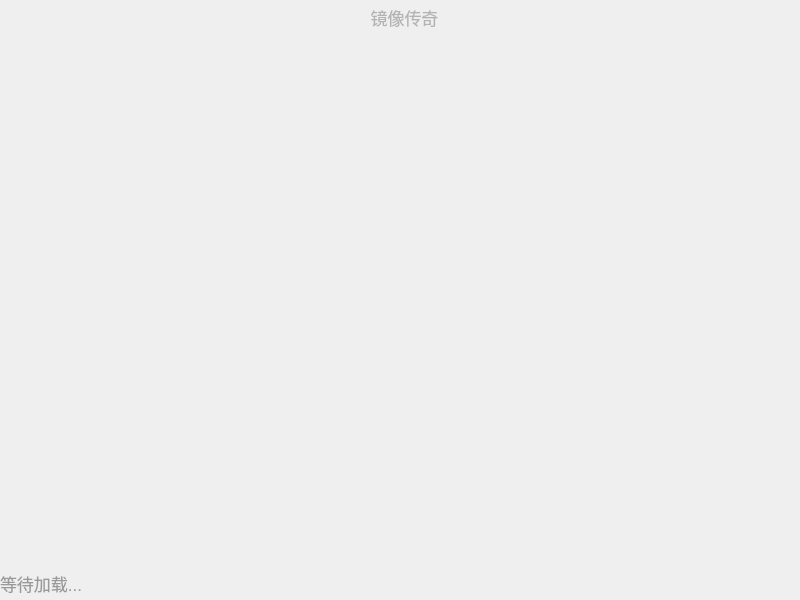
<?xml version="1.0" encoding="UTF-8"?>
<ui version="4.0">
 <class>login_main</class>
 <widget class="QWidget" name="login_main">
  <property name="enabled">
   <bool>true</bool>
  </property>
  <property name="geometry">
   <rect>
    <x>0</x>
    <y>0</y>
    <width>800</width>
    <height>600</height>
   </rect>
  </property>
  <property name="windowTitle">
   <string>mirror</string>
  </property>
  <widget class="QLabel" name="lbl_bk">
   <property name="enabled">
    <bool>true</bool>
   </property>
   <property name="geometry">
    <rect>
     <x>0</x>
     <y>0</y>
     <width>800</width>
     <height>600</height>
    </rect>
   </property>
   <property name="text">
    <string/>
   </property>
   <property name="pixmap">
    <pixmap resource="mirror.qrc">:/ui/Resources/ui/l_1.png</pixmap>
   </property>
  </widget>
  <widget class="QLabel" name="lbl_mirror">
   <property name="geometry">
    <rect>
     <x>354</x>
     <y>7</y>
     <width>101</width>
     <height>20</height>
    </rect>
   </property>
   <property name="font">
    <font>
     <family>Arial</family>
     <pointsize>13</pointsize>
    </font>
   </property>
   <property name="styleSheet">
    <string notr="true">color: rgb(179, 179, 179);</string>
   </property>
   <property name="text">
    <string>镜像传奇</string>
   </property>
   <property name="alignment">
    <set>Qt::AlignCenter</set>
   </property>
  </widget>
  <widget class="QPushButton" name="btn_1_select">
   <property name="enabled">
    <bool>true</bool>
   </property>
   <property name="geometry">
    <rect>
     <x>133</x>
     <y>454</y>
     <width>80</width>
     <height>34</height>
    </rect>
   </property>
   <property name="styleSheet">
    <string notr="true">QPushButton{
    border:none;
    border-image: url(:/ui/Resources/ui/l_s_1.png);
}
QPushButton:hover{
    border-image: url(:/ui/Resources/ui/l_s_2.png);
}
QPushButton:pressed {
	border-image: url(:/ui/Resources/ui/l_s_3.png);
} 
QPushButton:disabled {
	border-image: url(:/ui/Resources/ui/l_s_4.png);
} </string>
   </property>
   <property name="text">
    <string/>
   </property>
   <property name="iconSize">
    <size>
     <width>100</width>
     <height>100</height>
    </size>
   </property>
  </widget>
  <widget class="QPushButton" name="btn_start">
   <property name="geometry">
    <rect>
     <x>384</x>
     <y>457</y>
     <width>45</width>
     <height>22</height>
    </rect>
   </property>
   <property name="styleSheet">
    <string notr="true">QPushButton{
    border:none;
	border-image: url(:/ui/Resources/ui/l_st_1.png);
}
QPushButton:hover {
	border-image: url(:/ui/Resources/ui/l_st_2.png);
} 
QPushButton:pressed {
	border-image: url(:/ui/Resources/ui/l_st_2.png);
} </string>
   </property>
   <property name="text">
    <string/>
   </property>
  </widget>
  <widget class="QPushButton" name="btn_create">
   <property name="geometry">
    <rect>
     <x>348</x>
     <y>486</y>
     <width>116</width>
     <height>21</height>
    </rect>
   </property>
   <property name="styleSheet">
    <string notr="true">QPushButton{
    border:none;
	background-image: url(:/ui/Resources/ui/l_c_1.png);
}
QPushButton:hover {
	background-image: url(:/ui/Resources/ui/l_c_2.png);
} 
QPushButton:pressed {
	background-image: url(:/ui/Resources/ui/l_c_2.png);
} </string>
   </property>
   <property name="text">
    <string/>
   </property>
  </widget>
  <widget class="QPushButton" name="btn_delect">
   <property name="geometry">
    <rect>
     <x>348</x>
     <y>506</y>
     <width>116</width>
     <height>21</height>
    </rect>
   </property>
   <property name="styleSheet">
    <string notr="true">QPushButton{
    border:none;
	background-image: url(:/ui/Resources/ui/l_d_1.png);
}
QPushButton:hover {
	background-image: url(:/ui/Resources/ui/l_d_2.png);
} 
QPushButton:pressed {
	background-image: url(:/ui/Resources/ui/l_d_2.png);
} </string>
   </property>
   <property name="text">
    <string/>
   </property>
  </widget>
  <widget class="QPushButton" name="btn_recover">
   <property name="geometry">
    <rect>
     <x>348</x>
     <y>526</y>
     <width>116</width>
     <height>21</height>
    </rect>
   </property>
   <property name="styleSheet">
    <string notr="true">QPushButton{
    border:none;
	background-image: url(:/ui/Resources/ui/l_r_1.png);
}
QPushButton:hover {
	background-image: url(:/ui/Resources/ui/l_r_2.png);
} 
QPushButton:pressed {
	background-image: url(:/ui/Resources/ui/l_r_2.png);
} </string>
   </property>
   <property name="text">
    <string/>
   </property>
  </widget>
  <widget class="QPushButton" name="btn_quit">
   <property name="geometry">
    <rect>
     <x>380</x>
     <y>547</y>
     <width>55</width>
     <height>21</height>
    </rect>
   </property>
   <property name="styleSheet">
    <string notr="true">QPushButton{
    border:none;
	background-image: url(:/ui/Resources/ui/l_q_1.png);
}
QPushButton:hover {
	background-image: url(:/ui/Resources/ui/l_q_2.png);
} 
QPushButton:pressed {
	background-image: url(:/ui/Resources/ui/l_q_2.png);
} </string>
   </property>
   <property name="text">
    <string/>
   </property>
  </widget>
  <widget class="QPushButton" name="btn_2_select">
   <property name="enabled">
    <bool>false</bool>
   </property>
   <property name="geometry">
    <rect>
     <x>682</x>
     <y>454</y>
     <width>80</width>
     <height>34</height>
    </rect>
   </property>
   <property name="styleSheet">
    <string notr="true">QPushButton{
    border:none;
    border-image: url(:/ui/Resources/ui/l_s_1.png);
}
QPushButton:hover{
    border-image: url(:/ui/Resources/ui/l_s_2.png);
}
QPushButton:pressed {
	border-image: url(:/ui/Resources/ui/l_s_3.png);
} 
QPushButton:disabled {
	border-image: url(:/ui/Resources/ui/l_s_4.png);
} </string>
   </property>
   <property name="text">
    <string/>
   </property>
   <property name="iconSize">
    <size>
     <width>100</width>
     <height>50</height>
    </size>
   </property>
  </widget>
  <widget class="QLabel" name="lbl_1_name">
   <property name="geometry">
    <rect>
     <x>120</x>
     <y>490</y>
     <width>91</width>
     <height>16</height>
    </rect>
   </property>
   <property name="styleSheet">
    <string notr="true">color: rgb(255, 255, 255);</string>
   </property>
   <property name="text">
    <string/>
   </property>
  </widget>
  <widget class="QLabel" name="lbl_1_level">
   <property name="geometry">
    <rect>
     <x>120</x>
     <y>520</y>
     <width>41</width>
     <height>16</height>
    </rect>
   </property>
   <property name="styleSheet">
    <string notr="true">color: rgb(255, 255, 255);</string>
   </property>
   <property name="text">
    <string/>
   </property>
  </widget>
  <widget class="QLabel" name="lbl_1_voc">
   <property name="geometry">
    <rect>
     <x>120</x>
     <y>551</y>
     <width>81</width>
     <height>16</height>
    </rect>
   </property>
   <property name="styleSheet">
    <string notr="true">color: rgb(255, 255, 255);</string>
   </property>
   <property name="text">
    <string/>
   </property>
  </widget>
  <widget class="QLabel" name="lbl_2_name">
   <property name="geometry">
    <rect>
     <x>670</x>
     <y>494</y>
     <width>91</width>
     <height>16</height>
    </rect>
   </property>
   <property name="styleSheet">
    <string notr="true">color: rgb(255, 255, 255);</string>
   </property>
   <property name="text">
    <string/>
   </property>
  </widget>
  <widget class="QLabel" name="lbl_2_level">
   <property name="geometry">
    <rect>
     <x>670</x>
     <y>523</y>
     <width>41</width>
     <height>16</height>
    </rect>
   </property>
   <property name="styleSheet">
    <string notr="true">color: rgb(255, 255, 255);</string>
   </property>
   <property name="text">
    <string/>
   </property>
  </widget>
  <widget class="QLabel" name="lbl_2_voc">
   <property name="geometry">
    <rect>
     <x>670</x>
     <y>552</y>
     <width>81</width>
     <height>16</height>
    </rect>
   </property>
   <property name="styleSheet">
    <string notr="true">color: rgb(255, 255, 255);</string>
   </property>
   <property name="text">
    <string/>
   </property>
  </widget>
  <widget class="QLabel" name="lbl_1_role">
   <property name="geometry">
    <rect>
     <x>110</x>
     <y>60</y>
     <width>250</width>
     <height>350</height>
    </rect>
   </property>
   <property name="text">
    <string/>
   </property>
  </widget>
  <widget class="QLabel" name="lbl_2_role">
   <property name="geometry">
    <rect>
     <x>440</x>
     <y>50</y>
     <width>250</width>
     <height>350</height>
    </rect>
   </property>
   <property name="text">
    <string/>
   </property>
  </widget>
  <widget class="QLabel" name="lbl_loadStepInfo">
   <property name="geometry">
    <rect>
     <x>0</x>
     <y>576</y>
     <width>491</width>
     <height>20</height>
    </rect>
   </property>
   <property name="font">
    <font>
     <family>Arial</family>
     <pointsize>13</pointsize>
    </font>
   </property>
   <property name="styleSheet">
    <string notr="true">color: rgb(153, 153, 153);</string>
   </property>
   <property name="text">
    <string>等待加载...</string>
   </property>
   <property name="alignment">
    <set>Qt::AlignBottom|Qt::AlignLeading|Qt::AlignLeft</set>
   </property>
  </widget>
 </widget>
 <layoutdefault spacing="6" margin="11"/>
 <resources>
  <include location="mirror.qrc"/>
 </resources>
 <connections/>
</ui>
